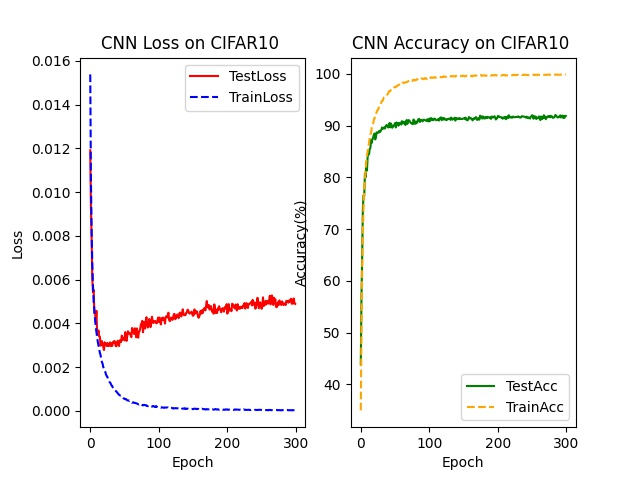

Reproduce this figure in Python.
######################### 0. import packages #############################
import time
import torch
import torch.nn.functional as F
from torch import nn
from torch.utils.data import DataLoader
from torchvision import datasets, transforms
import matplotlib.pyplot as plt
import numpy as np
import csv
import os
import sys


########################## 1. load data ####################################
device = 'cuda:0' if torch.cuda.is_available() else 'cpu'

transform_train = transforms.Compose([
                                transforms.RandomCrop(32, padding=4),
                                transforms.RandomHorizontalFlip(),
                                transforms.ToTensor(),
                                transforms.Normalize(
                                    mean=[0.4914, 0.4822, 0.4465],
                                    std=[0.2023, 0.1994, 0.2010]),
                                ])

transform_test = transforms.Compose([
                                transforms.ToTensor(),
                                transforms.Normalize(
                                    mean=[0.4914, 0.4822, 0.4465],
                                    std=[0.2023, 0.1994, 0.2010])
                                ])

batch_size = 128
trainset = datasets.CIFAR10(root='../datasets', train=True, transform=transform_train, download=True)
trainloader = torch.utils.data.DataLoader(trainset, batch_size=batch_size, shuffle=True, num_workers=0, pin_memory=True)
num_train = len(trainset)

testset = datasets.CIFAR10(root='../datasets', train=False, transform=transform_test, download=True)
testloader = torch.utils.data.DataLoader(testset, batch_size=batch_size, shuffle=False, num_workers=0, pin_memory=True)
num_test = len(testset)


########################### 2. define model ##################################
class CNN8CIFAR10(nn.Module):
    def __init__(self):
        super(CNN8CIFAR10,self).__init__()

        self.conv1 = nn.Sequential(
            nn.Conv2d(
                in_channels=3,
                out_channels=64,
                kernel_size=3,
                padding=1
            ),
            nn.BatchNorm2d(num_features=64),
            nn.ReLU(True),
        )
        self.conv2 = nn.Sequential(
            nn.Conv2d(
                in_channels=64,
                out_channels=64,
                kernel_size=3,
                padding=1
            ),
            nn.ReLU(True),
            nn.BatchNorm2d(num_features=64),
            nn.MaxPool2d(kernel_size=2, stride=2)
        )
        self.conv3 = nn.Sequential(
            nn.Conv2d(
                in_channels=64,
                out_channels=128,
                kernel_size=3,
                padding=1
            ),
            nn.BatchNorm2d(num_features=128),
            nn.ReLU(True),
        )
        self.conv4 = nn.Sequential(
            nn.Conv2d(
                in_channels=128,
                out_channels=128,
                kernel_size=3,
                padding=1
            ),
            nn.BatchNorm2d(num_features=128),
            nn.ReLU(True),
            nn.MaxPool2d(kernel_size=2, stride=2),
            nn.Dropout2d(p=0.05),
        )
        self.conv5 = nn.Sequential(
            nn.Conv2d(
                in_channels=128,
                out_channels=256,
                kernel_size=3,
                padding=1
            ),
            nn.BatchNorm2d(num_features=256),
            nn.ReLU(True)
        )
        self.conv6 = nn.Sequential(
            nn.Conv2d(
                in_channels=256,
                out_channels=256,
                kernel_size=3,
                padding=1
            ),
            nn.BatchNorm2d(num_features=256),
            nn.ReLU(True)
        )
        self.conv7 = nn.Sequential(
            nn.Conv2d(
                in_channels=256,
                out_channels=256,
                kernel_size=3,
                padding=1
            ),
            nn.BatchNorm2d(num_features=256),
            nn.ReLU(True),
            nn.MaxPool2d(kernel_size=2, stride=2)
        )
        self.pred = nn.Sequential(
            nn.Dropout(p=0.1),
            nn.Linear(4*32*32,10)
        )

    def forward(self,x):
        x = self.conv1(x)
        x = self.conv2(x)
        x = self.conv3(x)
        x = self.conv4(x)
        x = self.conv5(x)
        x = self.conv6(x)
        x = self.conv7(x)
        x = x.view(x.size(0),-1)
        x = self.pred(x)
        return x

######################## 3. build model functions #################

# build model
def build(decomp=False):
    print('==> Building model..')
    full_net = CNN8CIFAR10()
    print('==> Done')
    return full_net


########################### 4. train and test functions #########################
criterion = nn.CrossEntropyLoss().to(device)
lr0 = 0.01


def query_lr(epoch):
    lr = lr0
    return lr


def set_lr(optimizer, epoch):
    current_lr = query_lr(epoch)
    for param_group in optimizer.param_groups:
        param_group['lr'] = current_lr
    return current_lr


def test(epoch, net, best_acc, test_acc_list, test_loss_list):
    net.eval()
    test_loss = 0
    correct = 0
    total = 0

    with torch.no_grad():
        for batch_idx, (inputs, targets) in enumerate(testloader):
            inputs, targets = inputs.to(device), targets.to(device)
            outputs = net(inputs)
            loss = criterion(outputs, targets)

            test_loss += loss.item()
            _, predicted = torch.max(outputs.data, 1)
            total += targets.size(0)
            correct += predicted.eq(targets.data).cpu().sum().item()

        # Save checkpoint when best model
        acc = 100.* correct / total
        print("\n| Validation Epoch #%d\t\t\tLoss: %.4f Acc: %.2f%%   " %(epoch+1, loss.item(), acc))

        if acc > best_acc:
            best_acc = acc
        test_acc_list.append(acc)
        test_loss_list.append(test_loss / num_test)
    return best_acc


# Training
def train(num_epochs, net):
    net = net.to(device)
    train_acc_list, train_loss_list = [], []
    test_acc_list, test_loss_list = [], []
    best_acc = 0.

    original_time = time.asctime(time.localtime(time.time()))
    start_time = time.time()

    optimizer = torch.optim.SGD(net.parameters(), lr=lr0, momentum=0.9)
    # optimizer = torch.optim.Adam(net.parameters(), lr=lr0)
    current_lr = lr0

    try:
        for epoch in range(num_epochs):
            net.train()
            train_loss = 0
            correct = 0
            total = 0

            current_lr = set_lr(optimizer, epoch)
            print('\n=> Training Epoch #%d, LR=%.4f' %(epoch+1, current_lr))
            for batch_idx, (inputs, targets) in enumerate(trainloader):
                inputs, targets = inputs.to(device), targets.to(device) # GPU settings
                optimizer.zero_grad()
                outputs = net(inputs)               # Forward Propagation
                loss = criterion(outputs, targets)  # Loss
                loss.backward()  # Backward Propagation
                optimizer.step() # Optimizer update

                train_loss += loss.item()
                _, predicted = torch.max(outputs.data, 1)
                total += targets.size(0)
                correct += predicted.eq(targets.data).cpu().sum().item()

                sys.stdout.write('\r')
                sys.stdout.write('| Epoch [%3d/%3d] Iter[%3d/%3d]\t\tLoss: %.4f Acc: %.3f%%   '
                        %(epoch+1, num_epochs, batch_idx+1,
                            (len(trainset)//batch_size)+1, loss.item(), 100.*correct/total))
                sys.stdout.flush()

            best_acc = test(epoch, net, best_acc, test_acc_list, test_loss_list)
            train_acc_list.append(100.*correct/total)
            train_loss_list.append(train_loss / num_train)
            now_time = time.time()
            print("| Best Acc: %.2f%% "%(best_acc))
            print("Used:{}s \t EST: {}s".format(now_time-start_time, (now_time-start_time)/(epoch+1)*(num_epochs-epoch-1)))
    except KeyboardInterrupt:
        pass

    print("\nBest training accuracy overall: %.3f%%"%(best_acc))

    return train_loss_list, train_acc_list, test_loss_list, test_acc_list


def save_record_and_draw(train_loss, train_acc, test_loss, test_acc):
    # write csv
    with open('cnn_8_cifar10_testloss.csv','w',newline='',encoding='utf-8') as f:
        f_csv = csv.writer(f)
        f_csv.writerow(['Test Acc:'])
        f_csv.writerows(enumerate(test_acc,1))
        f_csv.writerow(['Test Loss:'])
        f_csv.writerows(enumerate(test_loss,1))
        f_csv.writerow(['Train Acc:'])
        f_csv.writerows(enumerate(train_acc,1))
        f_csv.writerow(['Train Loss:'])
        f_csv.writerows(enumerate(train_loss,1))

    # draw picture
    fig = plt.figure(1)
    sub1 = plt.subplot(1, 2, 1)
    plt.sca(sub1)
    plt.title('CNN-8 Loss on CIFAR10 ')
    plt.plot(np.arange(len(test_loss)), test_loss, color='red', label='TestLoss',linestyle='-')
    plt.plot(np.arange(len(train_loss)), train_loss, color='blue', label='TrainLoss',linestyle='--')
    plt.xlabel('Epoch')
    plt.ylabel('Loss')
    plt.legend()

    sub2 = plt.subplot(1, 2, 2)
    plt.sca(sub2)
    plt.title('CNN-8 Accuracy on CIFAR10 ')
    plt.plot(np.arange(len(test_acc)), test_acc, color='green', label='TestAcc',linestyle='-')
    plt.plot(np.arange(len(train_acc)), train_acc, color='orange', label='TrainAcc',linestyle='--')
    plt.xlabel('Epoch')
    plt.ylabel('Accuracy(%)')

    plt.legend()
    plt.show()

    plt.savefig('./cnn_8_cifar10.jpg')


if __name__ == "__main__":
    net = build(decomp=False)
    print(net)
    train_loss, train_acc, test_loss, test_acc = train(300, net)
    save_record_and_draw(train_loss, train_acc, test_loss, test_acc)
